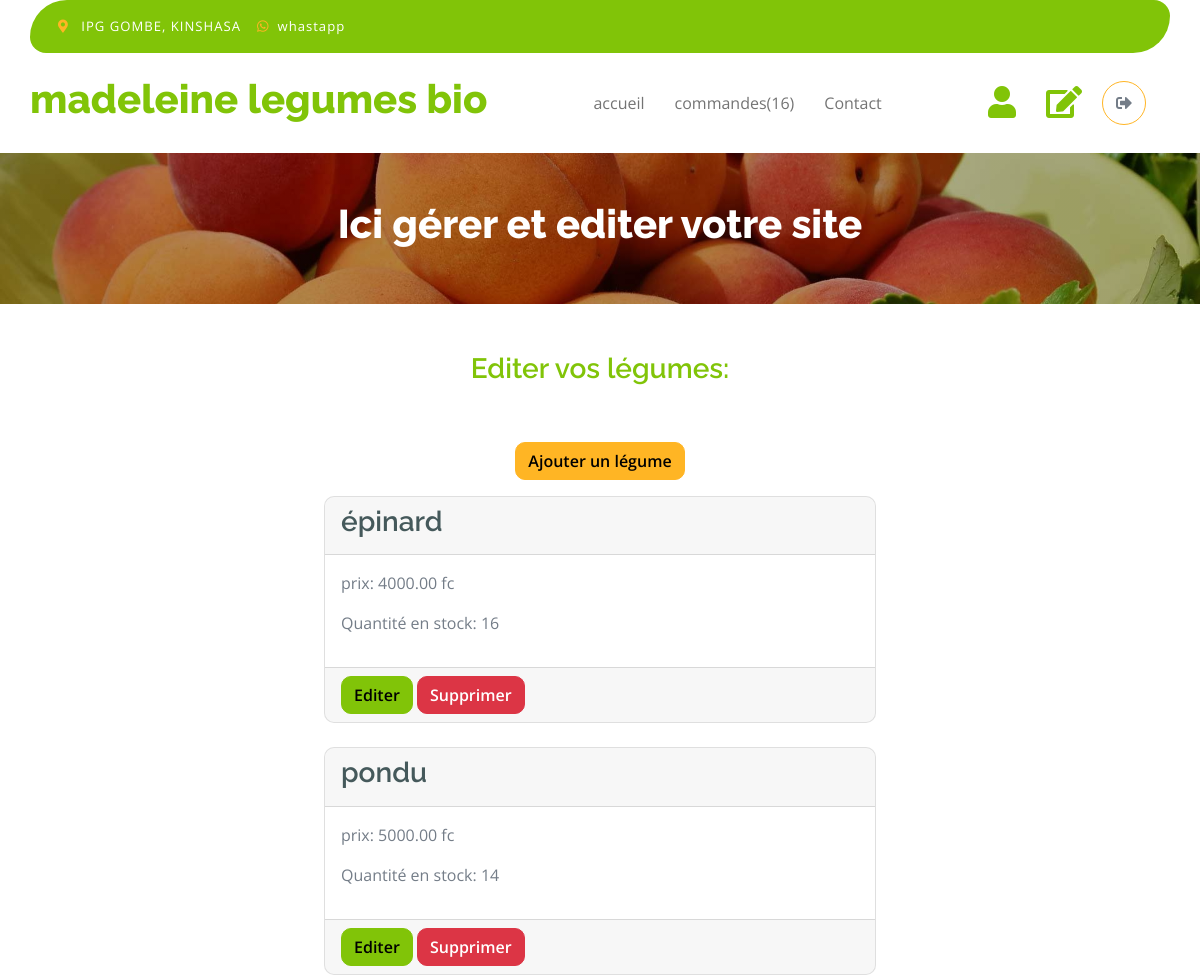
The page /accounts/editsite/ (signed in, upper part) on the database as committed earlier.
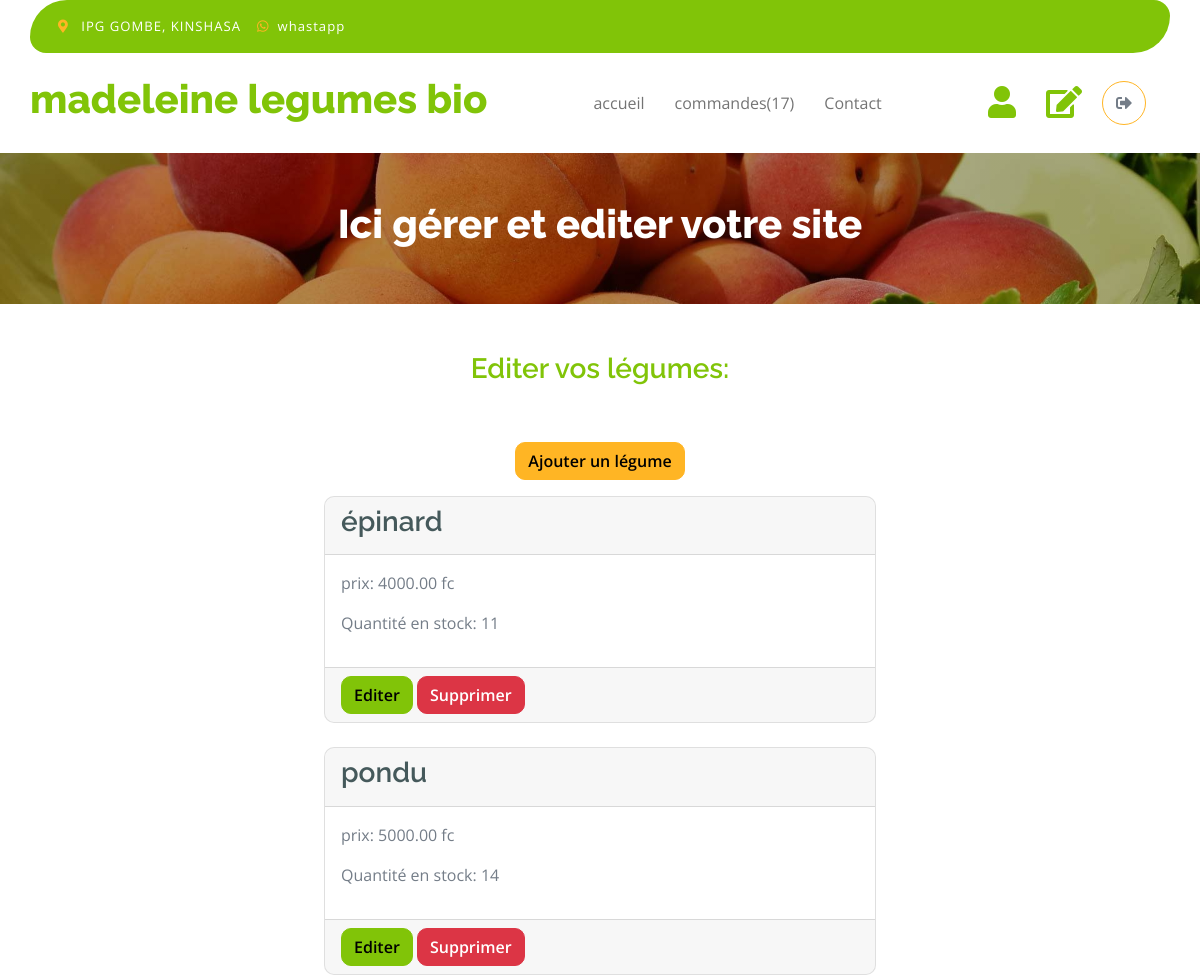
The same page on the database as committed later.
### vegetable_shop/models.py (models this page shows, shortened)
class Vegetable(models.Model):
       name = models.CharField(max_length=100)
       description = models.TextField()
       picture = models.ImageField(upload_to='pictures', blank=True)
       price = models.DecimalField(max_digits=10, decimal_places=2)
       stock = models.IntegerField()
       date_add = models.DateTimeField(auto_now_add=True)

### accounts/views.py (the view)
# urls.py: path('editsite/', views.edit_site, name='editsite'),
@permission_required('vegetable_shop.view_vegetable')
def edit_site(request):
    vegetables = Vegetable.objects.all()
    total_commands = Command.objects.filter(statut= 'En cours').count()
    return render(request, 'accounts/edit_site.html', {'vegetables': vegetables, 'total_commands': total_commands})

### accounts/templates/accounts/edit_site.html (shortened to what the changed rows need)
{% load static %}
<!DOCTYPE html>
<html lang="en">
    <head>
        <link rel="stylesheet" href="https://use.fontawesome.com/releases/v5.15.4/css/all.css"/>
        <link href="https://cdn.jsdelivr.net/npm/bootstrap-icons@1.4.1/font/bootstrap-icons.css" rel="stylesheet">
        <link href="{% static 'css/bootstrap.min.css' %}" rel="stylesheet">
        <link href="{% static 'css/style.css' %}" rel="stylesheet">
    </head>
    <body>
        <div class="container-fluid fixed-top">
            <div class="container px-0">
                <nav class="navbar navbar-light bg-white navbar-expand-xl">
                    <a href="index.html" class="navbar-brand"><h1 class="text-primary display-6">madeleine legumes bio</h1></a>
                    <div class="collapse navbar-collapse bg-white" id="navbarCollapse">
                        <div class="navbar-nav mx-auto">
                            <a href="{% url 'vegetable_shop:index' %}" class="nav-item nav-link">accueil</a>
                            {% if user.is_staff %}
                            <a href="{% url 'accounts:seeallcommands' %}" class="nav-item nav-link">commandes({{total_commands}})</a>
                            {% else %}
                            <a href="{% url 'vegetable_shop:commands' %}" class="nav-item nav-link">commandes</a>
                            {% endif %}
                            <a href="{% url 'vegetable_shop:contact' %}" class="nav-item nav-link">Contact</a>
                        </div>
                    </div>
                </nav>
            </div>
        </div>
                <div class="container-fluid page-header py-5">
                    <h1 class="text-center text-white display-6">Ici gérer et editer votre site</h1>
                </div>
                <div class="container-fluid py-5" id="form-commands">
                    <div class="container py-5">
                        {% for vegetable in vegetables %}
                             <div class="card mb-4">
                                <div class="card-header">
                                    <h3 class="card-title">{{ vegetable.name }}</h3>
                                </div>
                                <div class="card-body">
                                    <p class="card-text">prix: {{ vegetable.price }} fc</p>
                                    <p>Quantité en stock: {{ vegetable.stock }}</p>
                                </div>
                                <div class="card-footer">
                                    <a href="{% url 'accounts:edit_vegetable' vegetable.id %}" class="btn btn-primary">Editer</a>
                                    <a href="{% url 'accounts:delete_vegetable' vegetable.id %}" class="btn btn-danger justify-content-center">Supprimer</a>
                                </div>
                             </div>
                        {% endfor %}
                    </div>
                </div>
</body>
</html>

Rows that differ between the two databases and show on the page:
changed Vegetable "épinard": stock "16" → "11"
Other text that changed with them:
{{ total_commands }}: "16" → "17"
